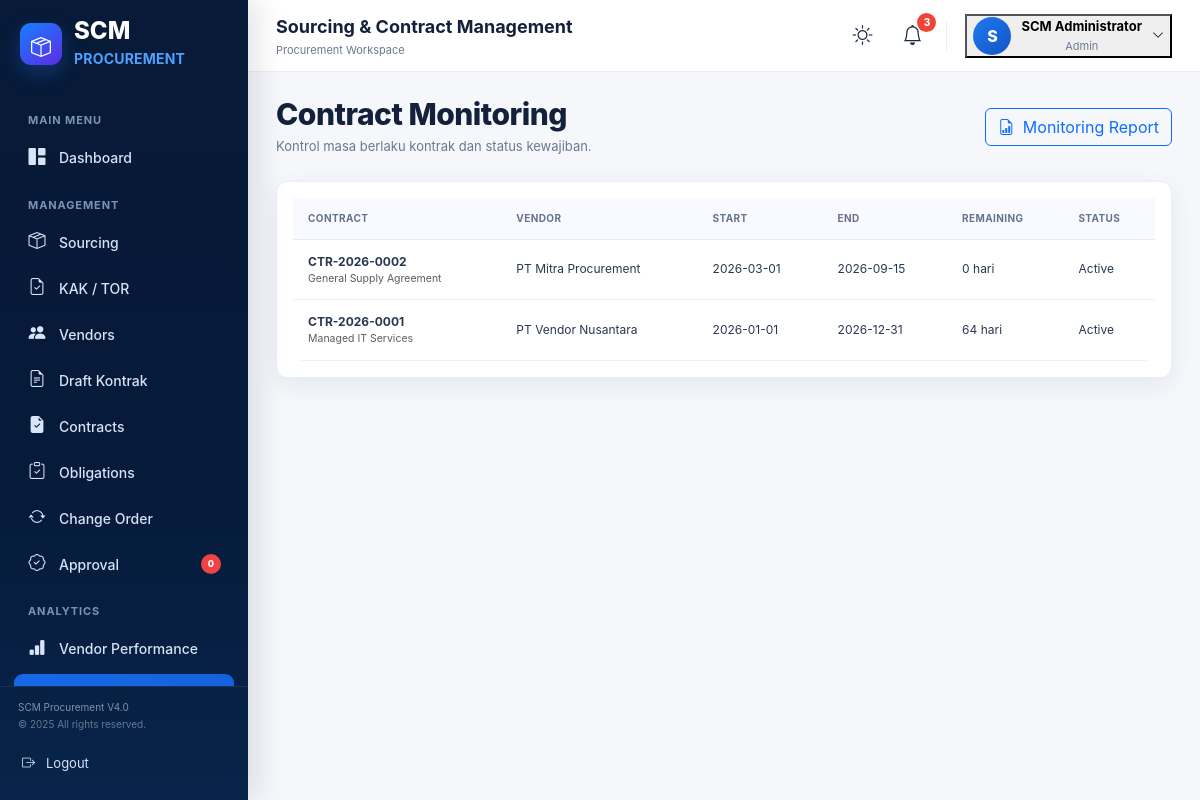
Page /index.php?page=contract_monitoring (signed in) on the committed database.
### tables this page shows
CREATE TABLE contracts(id INT AUTO_INCREMENT PRIMARY KEY,contract_no VARCHAR(50) UNIQUE NOT NULL,vendor_id INT,title VARCHAR(200) NOT NULL,contract_value DECIMAL(18,2) DEFAULT 0,start_date DATE,end_date DATE,status ENUM('Draft','Pending Approval','Active','Expired','Closed') DEFAULT 'Draft',created_at TIMESTAMP DEFAULT CURRENT_TIMESTAMP,FOREIGN KEY(vendor_id) REFERENCES vendors(id) ON DELETE SET NULL);

CREATE TABLE vendors(id INT AUTO_INCREMENT PRIMARY KEY,code VARCHAR(30) UNIQUE NOT NULL,name VARCHAR(160) NOT NULL,category VARCHAR(100),email VARCHAR(120),phone VARCHAR(50),status ENUM('Active','Inactive','Pending') DEFAULT 'Pending',created_at TIMESTAMP DEFAULT CURRENT_TIMESTAMP);

### index.php (called while the page is built, shortened)
<?php
$page=$_GET['page']??'dashboard';
include __DIR__.'/views/header.php';
include __DIR__."/views/$page.php";
include __DIR__.'/views/footer.php';

### views/contract_monitoring.php (the view)
<?php
$rows=$pdo->query("SELECT c.*,v.name vendor_name,DATEDIFF(c.end_date,CURDATE()) days_left FROM contracts c LEFT JOIN vendors v ON v.id=c.vendor_id WHERE c.status='Active' ORDER BY c.end_date")->fetchAll();
?><div class="page-head"><div><h1>Contract Monitoring</h1><p>Kontrol masa berlaku kontrak dan status kewajiban.</p></div><a href="index.php?page=reports" class="btn btn-outline-primary"><i class="bi bi-file-earmark-bar-graph me-1"></i> Monitoring Report</a></div><div class="card p-3"><div class="table-responsive"><table class="table align-middle"><thead><tr><th>Contract</th><th>Vendor</th><th>Start</th><th>End</th><th>Remaining</th><th>Status</th></tr></thead><tbody><?php foreach($rows as $r):$days=(int)$r['days_left'];$cls=$days<=30?'danger':($days<=90?'warning':'success');?><tr><td><strong><?=de($r['contract_no'])?></strong><small class="d-block text-muted"><?=de($r['title'])?></small></td><td><?=de($r['vendor_name']?:'-')?></td><td><?=de($r['start_date'])?></td><td><?=de($r['end_date'])?></td><td><span class="monitor-badge <?=$cls?>"><?=max(0,$days)?> hari</span></td><td><span class="status-pill active">Active</span></td></tr><?php endforeach;?></tbody></table></div></div>

### public/css/app.css (style rules this page uses)
:root { --navy:#071b3a;--navy2:#0d274f;--blue:#1769e8;--blue2:#2f80ed;--text:#13213a;--muted:#6b7890;--line:#e7edf5;--bg:#f5f7fb;--white:#fff;--green:#18a957;--orange:#ff7043;--yellow:#f5b400;--purple:#6d3be8;--cyan:#10a7bd;--danger:#ef4444;--shadow:0 7px 24px rgba(16,35,68,.07) }
* { box-sizing:border-box }
html,body { margin:0;padding:0;min-height:100%;font-family:Inter,ui-sans-serif,system-ui,-apple-system,"Segoe UI",Arial,sans-serif;background:var(--bg);color:var(--text) }
a { text-decoration:none }
.page-head { display:flex;align-items:center;justify-content:space-between;gap:20px;margin-bottom:24px }
.page-head h1 { font-size:30px;line-height:1.1;margin:0 0 6px;font-weight:800;letter-spacing:-.5px }
.page-head p { margin:0;color:var(--muted);font-size:13px }
.card { background:#fff;border:1px solid #e9eef5;border-radius:11px;box-shadow:var(--shadow) }
.table-responsive { border-radius:0 0 11px 11px }
.table { margin:0!important;font-size:12px }
.table thead th { background:#f8faff;color:#64728a;font-size:10px;text-transform:uppercase;letter-spacing:.4px;border-bottom:1px solid var(--line);padding:13px 15px;white-space:nowrap }
.table tbody td { padding:13px 15px;vertical-align:middle;border-color:#eef2f7;color:#283750 }

### rows in the picture
contracts: contract_no "CTR-2026-0002", title "General Supply Agreement", vendor.name "PT Mitra Procurement", start_date "2026-03-01", end_date "2026-09-15", max(0,$days) "0"
contracts: contract_no "CTR-2026-0001", title "Managed IT Services", vendor.name "PT Vendor Nusantara", start_date "2026-01-01", end_date "2026-12-31", max(0,$days) "64"

### other values in the picture
$initial "S"
$userName "SCM Administrator"
$userRole "Admin"
